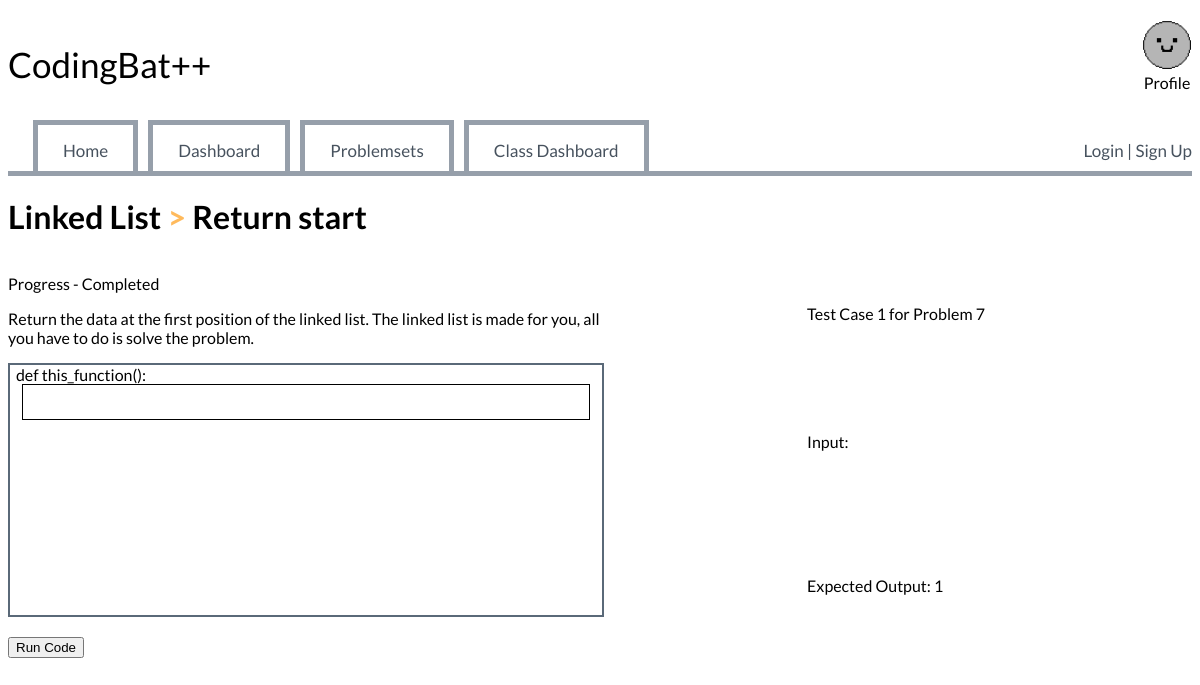
Screenshot of /problemsets/Linked List/Problem7 (signed in) with the database file from the repository.
### website/models.py (models this page shows)
class ProblemCategory(db.Model):
    __tablename__ = 'problem_categories'
    id = db.Column(db.Integer, primary_key=True)
    name = db.Column(db.String(100), unique=True, nullable=False)
    description = db.Column(db.Text, nullable=True)
    problems = db.relationship('Problems', lazy=True)

class Problems(db.Model):
    id = db.Column(db.Integer, primary_key=True)
    problemName = db.Column(db.String(100), nullable=False, unique=True)
    function = db.Column(db.Text, nullable=False)
    description = db.Column(db.Text, nullable=False)
    difficulty = db.Column(db.String(80), nullable=False)
    users = db.relationship('User', secondary='user_progress', back_populates='problems', lazy='dynamic')
    user_progress = db.relationship('Progress', back_populates='problem', lazy='dynamic', cascade="all, delete-orphan")
    category_id = db.Column(db.Integer, db.ForeignKey('problem_categories.id'), nullable=False)
    category = db.relationship('ProblemCategory', backref=db.backref('problem_set', lazy=True), overlaps='problems')
    test_cases = db.relationship('TestCases', backref='problem', lazy=True, cascade="all, delete")

class TestCases(db.Model):
    __tablename__ = "test_cases"
    id = db.Column(db.Integer, primary_key=True)
    Problem_ID = db.Column(db.Integer, db.ForeignKey('problems.id', ondelete="CASCADE"), nullable=False)
    input_data = db.Column(db.Text, nullable=False)
    expected_output = db.Column(db.Text, nullable=False)

### website/problems.py (the view)
@problems.route("/<category_name>/Problem<int:problem_id>", methods=["GET", "POST"])
@login_required # Makes only logged in users able to access this route.
def problem_view(problem_id, category_name):
    problem = Problems.query.get_or_404(problem_id)
    category = ProblemCategory.query.get_or_404(problem.category_id)
    progress = Progress.query.filter_by(User_ID=current_user.id, Problem_ID=problem.id).first()
    test_cases = TestCases.query.filter_by(Problem_ID = problem.id).all()
    if not progress:
        progress = Progress(User_ID=current_user.id, Problem_ID=problem.id)
        db.session.add(progress)
        db.session.commit()
    return render_template('problemset_base.html', problem=problem, categoryName=category.name, test_cases=test_cases, progress=progress)

### website/templates/problemset_base.html (shortened to what this page needs)
{% extends 'base.html' %}
{% block content %}
    <h1><a href="{{url_for('problemsets_blueprint.category_page', category_name=categoryName)}}" class="problemsetName">{% block problemsetName %} <span id="catName">{{categoryName}}</span> {% endblock %}</a> <span class="gold">></span> {% block problemName %}{{ problem.problemName }}{% endblock %}</h1>
    <div class="row">
        <div class="column">
            <div class="problemDescription">
                <p>
                    Progress - {% if progress.completed %} Completed {% else %}  In Progress {% endif%}
                </p>
                <p>
                    {% block problemDescription %}{{ problem.description }}{% endblock %}
                </p>
            </div>
            <div>
                    <form name="code" method="POST" action="{{ url_for('problemsets_blueprint.solve_problem', problem_id=problem.id, category_name=categoryName) }}">
                    <div class="codeEditor">
                        <div class="Method">def this_function(): </div>
                        <textarea oninput="autoResize()" name="CodeEditorInput" id="Editor"></textarea>
                    </div>
                    <br>
                    <button type="submit" name="RunCode" id="problemBTN">Run Code</button>
                </form>
            </div>
        </div>
        <div class="column" id="test-cases">
            {% for test in test_cases %}
                Test Case {{loop.index}} for Problem {{test.Problem_ID}}
                <p>Input: {{test.input_data}}</p>
                <p>Expected Output: {{test.expected_output}}</p>
            {% endfor %}
        </div>
    </div>
{% endblock %}

### website/static/styles.css (style rules this page uses)
body { font-family: 'Lato'; }
.row { display: flex; }
.column { flex: 1; }
.gold { color: #FFBA5C; }
.problemDescription { text-align: left; }
.codeEditor { width: 100%; min-height: 250px; height: fit-content; border: 2px solid #5A6978 ; }
#Editor { display: block; height: auto; border: 1px black solid; overflow: hidden; resize: none; margin-left: 2%; width: 95%; }
.Method { margin-left: 1%; }
.problemsetName { text-decoration: none; color: inherit; }
#test-cases { display: grid; justify-content: center; align-items: center; }

### rows the page displays
ProblemCategory: name "Linked List"
Problems: problemName "Return start", description "Return the data at the first position of the linked list. The linked list is made for you, all you have to do is solve the problem."
TestCases: Problem_ID "7", expected_output "1"
